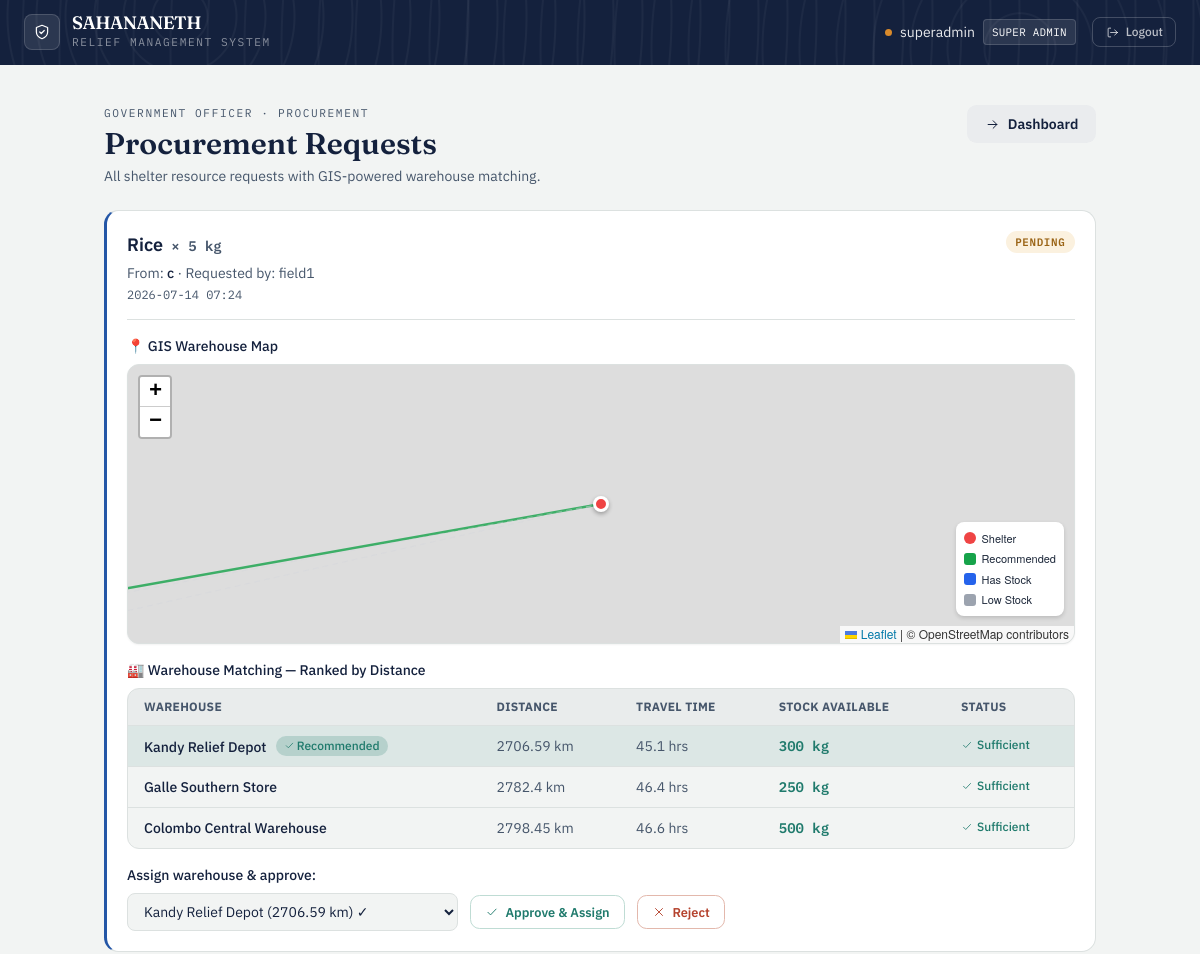
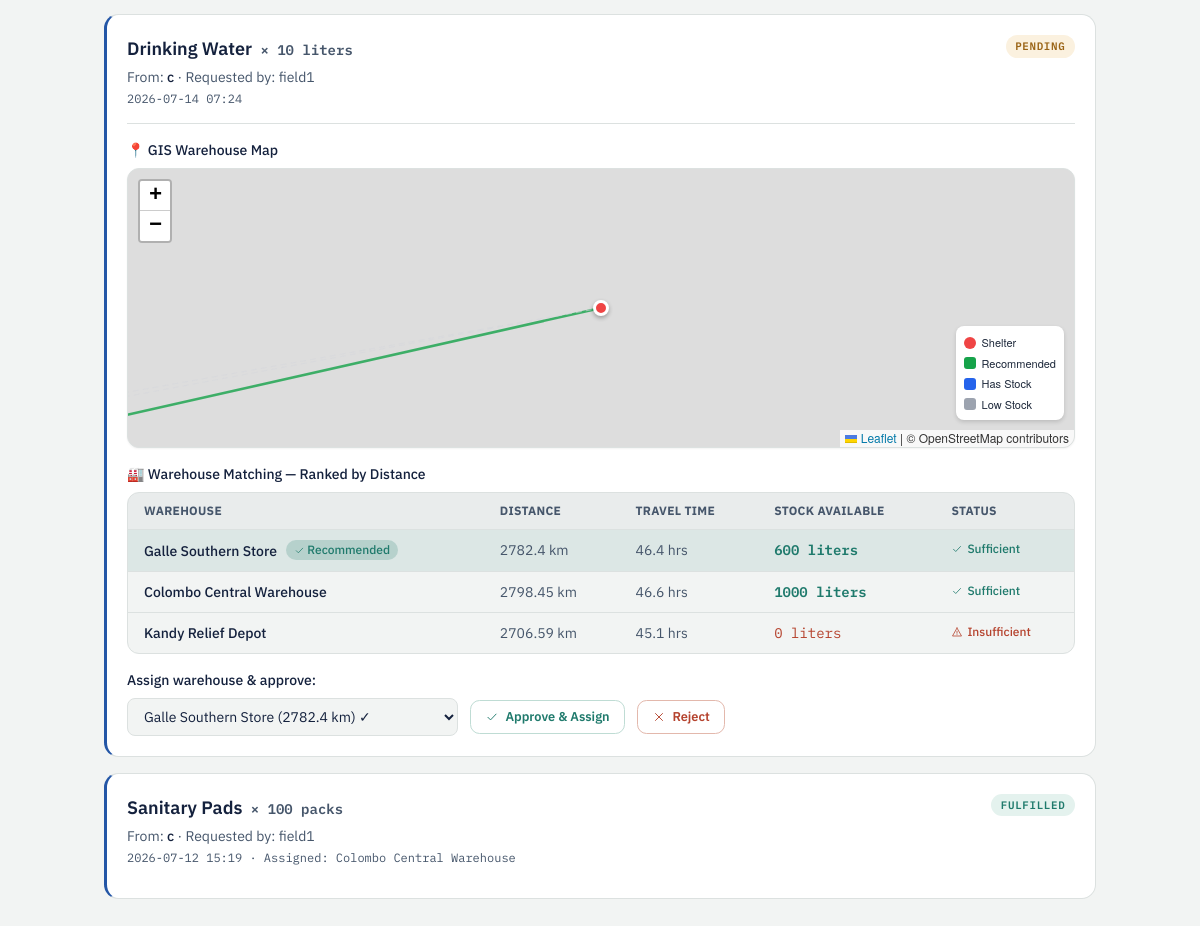
The page /admin/procurement (signed in) on the database its author committed (2 pictures, top to bottom).
### app/models/user.py (models this page shows, shortened)
class User(UserMixin, db.Model):
    __tablename__ = 'users'
    id = db.Column(db.Integer, primary_key=True)
    username = db.Column(db.String(80), unique=True, nullable=False)
    full_name = db.Column(db.String(150), nullable=True)
    password_hash = db.Column(db.String(256), nullable=False)
    role_level = db.Column(
    db.Enum('super_admin', 'gov_officer', 'field_officer',
            'warehouse_manager', 'citizen',
            name='user_role_enum'),
    nullable=False
)
    status = db.Column(
        db.Enum('pending', 'active', 'needs_verification', 'verified', 'rejected',name='user_status_enum'),
        default='pending',
        nullable=False
    )
    assigned_node_id = db.Column(db.Integer, nullable=True)
    created_at = db.Column(db.DateTime, default=datetime.utcnow)

### app/models/procurement.py (models this page shows, shortened)
class ProcurementRequest(db.Model):
    __tablename__ = 'procurement_requests'
    id = db.Column(db.Integer, primary_key=True)
    origin_shelter_id = db.Column(db.Integer, db.ForeignKey('shelters.id'), nullable=False)
    requested_by_id = db.Column(db.Integer, db.ForeignKey('users.id'), nullable=False)
    requested_sku = db.Column(db.String(100), nullable=False)
    quantity_needed = db.Column(db.Integer, nullable=False)
    metric_unit = db.Column(db.String(30), nullable=False)
    notes = db.Column(db.String(255), nullable=True)
    status_state = db.Column(
    db.Enum('pending', 'approved', 'dispatched', 'fulfilled', 'rejected',
            name='procurement_status_enum'),
    default='pending'
)
    received_quantity = db.Column(db.Integer, nullable=True)
    fulfilled_warehouse_id = db.Column(db.Integer, db.ForeignKey('warehouses.id'), nullable=True)
    created_at = db.Column(db.DateTime, default=datetime.utcnow)
    updated_at = db.Column(db.DateTime, default=datetime.utcnow, onupdate=datetime.utcnow)
    shelter = db.relationship('Shelter', backref='procurement_requests')
    requested_by = db.relationship('User', backref='procurement_requests')
    fulfilled_warehouse = db.relationship('Warehouse', backref='fulfilled_requests')

### app/models/shelter.py (models this page shows, shortened)
class Shelter(db.Model):
    __tablename__ = 'shelters'
    id = db.Column(db.Integer, primary_key=True)
    shelter_name = db.Column(db.String(150), nullable=False)
    latitude = db.Column(db.Float, nullable=True)
    longitude = db.Column(db.Float, nullable=True)
    maximum_capacity = db.Column(db.Integer, nullable=False)
    current_occupancy_count = db.Column(db.Integer, default=0)
    address = db.Column(db.String(255), nullable=True)
    status = db.Column(
    db.Enum('pending_approval', 'active', 'inactive',
            name='shelter_status_enum'),
    default='pending_approval',
    nullable=False
)
    created_by_id = db.Column(db.Integer, db.ForeignKey('users.id'), nullable=False)
    approved_by_id = db.Column(db.Integer, db.ForeignKey('users.id'), nullable=True)
    created_at = db.Column(db.DateTime, default=datetime.utcnow)
    created_by = db.relationship('User', foreign_keys=[created_by_id], backref='created_shelters')
    approved_by = db.relationship('User', foreign_keys=[approved_by_id], backref='approved_shelters')
    inventory_items = db.relationship('ShelterInventory', backref='shelter', cascade='all, delete-orphan')

### app/models/warehouse.py (models this page shows, shortened)
class InventoryStock(db.Model):
    __tablename__ = 'inventory_stock'
    id = db.Column(db.Integer, primary_key=True)
    warehouse_id = db.Column(db.Integer, db.ForeignKey('warehouses.id'), nullable=False)
    sku_name = db.Column(db.String(100), nullable=False)
    quantity_available = db.Column(db.Integer, default=0)
    metric_unit = db.Column(db.String(30), nullable=False)
    threshold = db.Column(db.Integer, default=10)
    updated_at = db.Column(db.DateTime, default=datetime.utcnow,
                           onupdate=datetime.utcnow)

class Warehouse(db.Model):
    __tablename__ = 'warehouses'
    id = db.Column(db.Integer, primary_key=True)
    warehouse_name = db.Column(db.String(150), nullable=False)
    latitude = db.Column(db.Float, nullable=True)
    longitude = db.Column(db.Float, nullable=True)
    address = db.Column(db.String(255), nullable=True)
    status = db.Column(
        db.Enum('pending_approval', 'active', 'inactive',
                name='warehouse_status_enum'),
        default='pending_approval',
        nullable=False
    )
    created_by_id = db.Column(db.Integer, db.ForeignKey('users.id'), nullable=True)
    approved_by_id = db.Column(db.Integer, db.ForeignKey('users.id'), nullable=True)
    created_at = db.Column(db.DateTime, default=datetime.utcnow)
    created_by = db.relationship('User', foreign_keys=[created_by_id],
                                 backref='created_warehouses')
    approved_by = db.relationship('User', foreign_keys=[approved_by_id],
                                  backref='approved_warehouses')
    inventory = db.relationship('InventoryStock', backref='warehouse',
                                cascade='all, delete-orphan')
    assignments = db.relationship('WarehouseAssignment', back_populates='warehouse',
                              cascade='all, delete-orphan')

### app/routes/super_admin.py (the view)
@admin_bp.route('/procurement')
@login_required
@role_required('super_admin')
def procurement_requests():
    from app.models.procurement import ProcurementRequest
    from app.models.warehouse import Warehouse
    from app.services.geo_services import find_matching_warehouses
    requests = ProcurementRequest.query.order_by(
        ProcurementRequest.created_at.desc()
    ).all()
    gis_matches = {}
    for req in requests:
        if req.status_state == 'pending' and req.shelter:
            matches = find_matching_warehouses(
                req.shelter,
                req.requested_sku,
                req.quantity_needed
            )
            gis_matches[req.id] = matches
    warehouses = Warehouse.query.filter_by(status='active').all()
    return render_template('gov_officer/procurement.html',
                           requests=requests,
                           warehouses=warehouses,
                           gis_matches=gis_matches)

### app/templates/gov_officer/procurement.html (shortened to what this page needs)
{% extends "base.html" %}
{% block content %}
<link rel="stylesheet" href="https://unpkg.com/leaflet@1.9.4/dist/leaflet.css"/>
<div class="mx-auto mt-10 max-w-5xl px-4 pb-16">
    <div class="mb-6 flex flex-wrap items-start justify-between gap-3">
        <div>
            <div class="eyebrow">Government Officer · Procurement</div>
            <h1 class="mt-1 font-display text-3xl font-semibold text-ink">Procurement Requests</h1>
            <p class="mt-1 text-sm text-slate">All shelter resource requests with GIS-powered warehouse matching.</p>
        </div>
        <a href="/gov/dashboard" class="btn-ghost inline-flex items-center gap-2">
            <svg class="icon" style="width:15px;height:15px"><use href="#icon-arrow-right"/></svg>
            Dashboard
        </a>
    </div>
    {% if requests %}
    <div class="space-y-4">
        {% for req in requests %}
        <div class="ledger-card tone-civic p-5">
            <div class="mb-3 flex flex-wrap items-start justify-between gap-3">
                <div>
                    <p class="text-lg font-semibold text-ink">
                        {{ req.requested_sku }}
                        <span class="ml-1 font-mono text-sm text-slate">
                            × {{ req.quantity_needed }} {{ req.metric_unit }}
                        </span>
                    </p>
                    <p class="mt-1 text-sm text-slate">
                        From: <span class="font-medium text-ink">{{ req.shelter.shelter_name }}</span>
                        · Requested by: {{ req.requested_by.username }}
                    </p>
                    <p class="mt-1 text-xs font-mono text-slate">
                        {{ req.created_at.strftime('%Y-%m-%d %H:%M') }}
                        {% if req.fulfilled_warehouse %}
                        · Assigned: {{ req.fulfilled_warehouse.warehouse_name }}
                        {% endif %}
                    </p>
                </div>
                <span class="status-pill {% if req.status_state == 'pending' %}status-pending{% elif req.status_state == 'approved' %}status-approved{% elif req.status_state == 'fulfilled' %}status-fulfilled{% else %}status-rejected{% endif %}">
                    {{ req.status_state.title() }}
                </span>
            </div>
            {% if req.status_state == 'pending' %}
            <div class="mt-4 border-t border-line pt-4 space-y-4">
                {% if gis_matches.get(req.id) %}
                {% set matches = gis_matches[req.id] %}
                {% if req.shelter.latitude and req.shelter.longitude %}
                <div>
                    <p class="mb-2 text-sm font-medium text-ink flex items-center gap-1.5">
                        📍 GIS Warehouse Map
                    </p>
                    <div id="map-{{ req.id }}" class="w-full rounded-xl border border-line bg-paper shadow-sm" style="height: 280px; z-index: 1;"></div>
                </div>
                {% endif %}
                <div>
                    <p class="mb-2 text-sm font-medium text-ink">
                        🏭 Warehouse Matching — Ranked by Distance
                    </p>
                    <div class="overflow-x-auto rounded-xl border border-line bg-paper">
                        <table class="w-full text-sm text-left">
                            <thead>
                                <tr class="border-b border-line bg-slate/5 text-xs font-semibold uppercase tracking-wide text-slate">
                                    <th class="px-4 py-2.5">Warehouse</th>
                                    <th class="px-4 py-2.5">Distance</th>
                                    <th class="px-4 py-2.5">Travel Time</th>
                                    <th class="px-4 py-2.5">Stock Available</th>
                                    <th class="px-4 py-2.5">Status</th>
                                </tr>
                            </thead>
                            <tbody class="divide-y divide-line text-ink">
                                {% for match in matches %}
                                <tr class="{% if match.recommended %}bg-relief/10{% endif %}">
                                    <td class="px-4 py-2.5 font-medium">
                                        {{ match.warehouse.warehouse_name }}
                                        {% if match.recommended %}
                                        <span class="ml-1.5 inline-flex items-center gap-0.5 rounded-full bg-relief/20 px-2 py-0.5 text-xs font-medium text-relief">
                                            <svg class="icon" style="width:11px;height:11px"><use href="#icon-check"/></svg> Recommended
                                        </span>
                                        {% endif %}
                                    </td>
                                    <td class="px-4 py-2.5 text-slate">
                                        {% if match.distance_km %}{{ match.distance_km }} km{% else %}—{% endif %}
                                    </td>
                                    <td class="px-4 py-2.5 text-slate">
                                        {{ match.travel_time or '—' }}
                                    </td>
                                    <td class="px-4 py-2.5 font-mono {% if match.has_sufficient %}text-relief font-semibold{% else %}text-rust{% endif %}">
                                        {{ match.quantity_available }} {{ req.metric_unit }}
                                    </td>
                                    <td class="px-4 py-2.5">
                                        {% if match.has_sufficient %}
                                        <span class="inline-flex items-center gap-1 text-xs font-medium text-relief">
                                            <svg class="icon" style="width:12px;height:12px"><use href="#icon-check"/></svg> Sufficient
                                        </span>
                                        {% else %}
                                        <span class="inline-flex items-center gap-1 text-xs font-medium text-rust">
                                            <svg class="icon" style="width:12px;height:12px"><use href="#icon-alert"/></svg> Insufficient
                                        </span>
                                        {% endif %}
                                    </td>
                                </tr>
                                {% endfor %}
                            </tbody>
                        </table>
                    </div>
                </div>
                <div>
                    <p class="mb-2 text-sm font-medium text-ink">Assign warehouse & approve:</p>
                    <form method="POST" action="/gov/procurement/approve/{{ req.id }}" class="flex flex-wrap items-center gap-3">
                        <select name="warehouse_id" required class="rounded-lg border border-line bg-paper px-3 py-2 text-sm text-ink focus:border-civic focus:outline-none focus:ring-2 focus:ring-civic/40">
                            {% for match in matches %}
                            <option value="{{ match.warehouse.id }}" {% if match.recommended %}selected{% endif %}>
                                {{ match.warehouse.warehouse_name }} {% if match.distance_km %}({{ match.distance_km }} km){% endif %} {% if match.has_sufficient %}✓{% else %}⚠️{% endif %}
                            </option>
                            {% endfor %}
                        </select>
                        <button type="submit" class="btn-approve inline-flex items-center gap-1.5">
                            <svg class="icon" style="width:14px;height:14px"><use href="#icon-check"/></svg>
                            Approve & Assign
                        </button>
                        <a href="/gov/procurement/reject/{{ req.id }}" class="btn-danger inline-flex items-center gap-1.5">
                            <svg class="icon" style="width:14px;height:14px"><use href="#icon-x"/></svg>
                            Reject
                        </a>
                    </form>
                </div>
                {% endif %}
            </div>
            {% endif %}
        </div>
        {% endfor %}
    </div>
    {% else %}
    <div class="ledger-card tone-relief p-6 text-center text-slate">
        No procurement requests yet.
    </div>
    {% endif %}
</div>
{% endblock %}

### app/templates/base.html (shortened to what this page needs)
<!DOCTYPE html>
<html lang="en">
<head>
    <script src="https://cdn.tailwindcss.com"></script>
</head>
<body class="min-h-screen text-ink">
{% if current_user.is_authenticated %}
<nav class="contour-bg text-white px-6 py-3.5 flex justify-between items-center">
    <div class="flex items-center gap-3">
        <div class="w-9 h-9 rounded-lg bg-white/10 border border-white/15 flex items-center justify-center">
            <svg class="icon text-white"><use href="#icon-shield"/></svg>
        </div>
        <div>
            <div class="font-display font-semibold text-lg leading-none tracking-tight">SAHANANETH</div>
            <div class="eyebrow text-white/50 mt-0.5">Relief Management System</div>
        </div>
    </div>
    <div class="flex gap-4 items-center text-sm">
        <div class="flex items-center gap-2">
            <span class="badge-dot bg-amber"></span>
            <span class="text-white/90">{{ current_user.username }}</span>
            <span class="font-mono text-[0.68rem] tracking-wide uppercase bg-white/10 border border-white/15 px-2 py-0.5 rounded">
                {{ current_user.role_level.replace('_', ' ').title() }}
            </span>
        </div>
        <a href="/auth/logout" class="flex items-center gap-1.5 text-white/70 hover:text-white border border-white/20 hover:border-white/40 px-3 py-1.5 rounded-lg transition">
            <svg class="icon" style="width:15px;height:15px"><use href="#icon-logout"/></svg>
            <span class="text-xs font-medium">Logout</span>
        </a>
    </div>
</nav>
{% endif %}
<main class="{% block main_class %}{% endblock %}">
    {% block content %}{% endblock %}
</main>
</body>
</html>

### rows shown on the page
User: username "superadmin", role_level.replace "SUPER ADMIN"
ProcurementRequest: requested_sku "Rice", quantity_needed "5", metric_unit "kg", shelter.shelter_name "c", requested_by.username "field1", created_at "2026-07-14 07:24", status_state "PENDING", distance_km "2782.4", travel_time "46.4 hrs", quantity_available "250", metric_unit "kg"
InventoryStock: warehouse.warehouse_name "Kandy Relief Depot", shows "Recommended", distance_km "2706.59", travel_time "45.1 hrs", quantity_available "300", shows "Sufficient"
Warehouse: warehouse.warehouse_name "Galle Southern Store"
InventoryStock: warehouse.warehouse_name "Colombo Central Warehouse", distance_km "2798.45", travel_time "46.6 hrs", quantity_available "500", shows "Sufficient"
ProcurementRequest: requested_sku "Drinking Water", quantity_needed "10", metric_unit "liters", shelter.shelter_name "c", requested_by.username "field1", created_at "2026-07-14 07:24", status_state "PENDING", {{ req.id }} 2 (drawn), distance_km "2706.59", travel_time "45.1 hrs", quantity_available "0", metric_unit "liters"
InventoryStock: warehouse.warehouse_name "Galle Southern Store", shows "Recommended", distance_km "2782.4", travel_time "46.4 hrs", quantity_available "600", shows "Sufficient"
InventoryStock: warehouse.warehouse_name "Colombo Central Warehouse", distance_km "2798.45", travel_time "46.6 hrs", quantity_available "1000", shows "Sufficient"
Warehouse: warehouse.warehouse_name "Kandy Relief Depot"
ProcurementRequest: requested_sku "Sanitary Pads", quantity_needed "100", metric_unit "packs", shelter.shelter_name "c", requested_by.username "field1", created_at "2026-07-12 15:19", fulfilled_warehouse.warehouse_name "Colombo Central Warehouse", status_state "FULFILLED"

### other values the page prints
form field warehouse_id "Kandy Relief Depot (2706.59 km) ✓"
form field warehouse_id "Galle Southern Store (2782.4 km) ✓"
